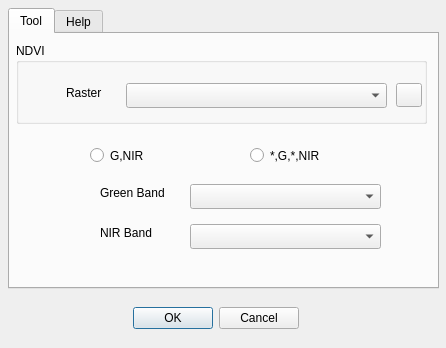
<?xml version="1.0" encoding="UTF-8"?>
<ui version="4.0">
 <class>NdwiDialog</class>
 <widget class="QDialog" name="NdwiDialog">
  <property name="geometry">
   <rect>
    <x>0</x>
    <y>0</y>
    <width>446</width>
    <height>348</height>
   </rect>
  </property>
  <property name="windowTitle">
   <string>NDWI</string>
  </property>
  <widget class="QDialogButtonBox" name="buttonBox">
   <property name="geometry">
    <rect>
     <x>128</x>
     <y>302</y>
     <width>171</width>
     <height>32</height>
    </rect>
   </property>
   <property name="orientation">
    <enum>Qt::Horizontal</enum>
   </property>
   <property name="standardButtons">
    <set>QDialogButtonBox::Cancel|QDialogButtonBox::Ok</set>
   </property>
  </widget>
  <widget class="QTabWidget" name="tabWidget">
   <property name="geometry">
    <rect>
     <x>8</x>
     <y>8</y>
     <width>431</width>
     <height>281</height>
    </rect>
   </property>
   <property name="currentIndex">
    <number>0</number>
   </property>
   <widget class="QWidget" name="tab">
    <attribute name="title">
     <string>Tool</string>
    </attribute>
    <widget class="QGroupBox" name="groupBox_2">
     <property name="geometry">
      <rect>
       <x>6</x>
       <y>9</y>
       <width>411</width>
       <height>81</height>
      </rect>
     </property>
     <property name="title">
      <string>NDVI</string>
     </property>
     <widget class="QComboBox" name="RastercomboBox">
      <property name="geometry">
       <rect>
        <x>110</x>
        <y>40</y>
        <width>261</width>
        <height>25</height>
       </rect>
      </property>
     </widget>
     <widget class="QLabel" name="label">
      <property name="geometry">
       <rect>
        <x>50</x>
        <y>40</y>
        <width>51</width>
        <height>20</height>
       </rect>
      </property>
      <property name="text">
       <string>Raster</string>
      </property>
     </widget>
     <widget class="QToolButton" name="refreshButton">
      <property name="geometry">
       <rect>
        <x>380</x>
        <y>40</y>
        <width>26</width>
        <height>24</height>
       </rect>
      </property>
      <property name="text">
       <string/>
      </property>
     </widget>
    </widget>
    <widget class="QRadioButton" name="GradioButton">
     <property name="geometry">
      <rect>
       <x>80</x>
       <y>110</y>
       <width>111</width>
       <height>23</height>
      </rect>
     </property>
     <property name="text">
      <string>G,NIR</string>
     </property>
    </widget>
    <widget class="QRadioButton" name="RGBradioButton">
     <property name="geometry">
      <rect>
       <x>240</x>
       <y>110</y>
       <width>111</width>
       <height>23</height>
      </rect>
     </property>
     <property name="text">
      <string>*,G,*,NIR</string>
     </property>
    </widget>
    <widget class="QComboBox" name="GreencomboBox">
     <property name="geometry">
      <rect>
       <x>180</x>
       <y>150</y>
       <width>191</width>
       <height>25</height>
      </rect>
     </property>
    </widget>
    <widget class="QComboBox" name="NIRcomboBox">
     <property name="geometry">
      <rect>
       <x>180</x>
       <y>190</y>
       <width>191</width>
       <height>25</height>
      </rect>
     </property>
    </widget>
    <widget class="QLabel" name="label_2">
     <property name="geometry">
      <rect>
       <x>90</x>
       <y>150</y>
       <width>81</width>
       <height>17</height>
      </rect>
     </property>
     <property name="text">
      <string>Green Band</string>
     </property>
    </widget>
    <widget class="QLabel" name="label_3">
     <property name="geometry">
      <rect>
       <x>90</x>
       <y>190</y>
       <width>71</width>
       <height>17</height>
      </rect>
     </property>
     <property name="text">
      <string>NIR Band</string>
     </property>
    </widget>
   </widget>
   <widget class="QWidget" name="tab_2">
    <attribute name="title">
     <string>Help</string>
    </attribute>
    <widget class="QLabel" name="label_6">
     <property name="geometry">
      <rect>
       <x>0</x>
       <y>140</y>
       <width>431</width>
       <height>41</height>
      </rect>
     </property>
     <property name="text">
      <string/>
     </property>
     <property name="textFormat">
      <enum>Qt::MarkdownText</enum>
     </property>
     <property name="wordWrap">
      <bool>true</bool>
     </property>
    </widget>
    <widget class="QLabel" name="label_8">
     <property name="geometry">
      <rect>
       <x>0</x>
       <y>180</y>
       <width>421</width>
       <height>41</height>
      </rect>
     </property>
     <property name="text">
      <string/>
     </property>
     <property name="textFormat">
      <enum>Qt::MarkdownText</enum>
     </property>
     <property name="wordWrap">
      <bool>true</bool>
     </property>
    </widget>
    <widget class="QLabel" name="label_9">
     <property name="geometry">
      <rect>
       <x>0</x>
       <y>220</y>
       <width>361</width>
       <height>31</height>
      </rect>
     </property>
     <property name="text">
      <string/>
     </property>
     <property name="textFormat">
      <enum>Qt::MarkdownText</enum>
     </property>
     <property name="wordWrap">
      <bool>true</bool>
     </property>
    </widget>
    <widget class="QLabel" name="label_5">
     <property name="geometry">
      <rect>
       <x>10</x>
       <y>10</y>
       <width>411</width>
       <height>171</height>
      </rect>
     </property>
     <property name="text">
      <string>&lt;html&gt;&lt;head/&gt;&lt;body&gt;&lt;p&gt;&lt;span style=&quot; font-weight:600;&quot;&gt;Generate NDWI:&lt;/span&gt; This tool calculates the Normalized Difference Water Index (NDWI) from satellite imagery to assess water content in vegetation and monitor water bodies. NDWI is used in remote sensing to distinguish water bodies from vegetation and soil, helping in water resource management and environmental monitoring. &lt;/p&gt;&lt;p&gt;Chose one of the more common band configurations or choose your green and NIR bands manualy.&lt;/p&gt;&lt;/body&gt;&lt;/html&gt;</string>
     </property>
     <property name="wordWrap">
      <bool>true</bool>
     </property>
    </widget>
   </widget>
  </widget>
 </widget>
 <resources/>
 <connections>
  <connection>
   <sender>buttonBox</sender>
   <signal>accepted()</signal>
   <receiver>NdwiDialog</receiver>
   <slot>accept()</slot>
   <hints>
    <hint type="sourcelabel">
     <x>248</x>
     <y>254</y>
    </hint>
    <hint type="destinationlabel">
     <x>157</x>
     <y>274</y>
    </hint>
   </hints>
  </connection>
  <connection>
   <sender>buttonBox</sender>
   <signal>rejected()</signal>
   <receiver>NdwiDialog</receiver>
   <slot>reject()</slot>
   <hints>
    <hint type="sourcelabel">
     <x>316</x>
     <y>260</y>
    </hint>
    <hint type="destinationlabel">
     <x>286</x>
     <y>274</y>
    </hint>
   </hints>
  </connection>
 </connections>
</ui>
